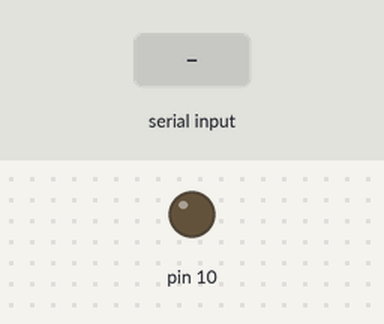
A sketch run on a simulated Arduino Uno, built with avr-gcc and run on an emulated ATmega328P. Shown: output pins drawn as LEDs (lit = HIGH). Inputs (shaded band) come from the test bench.

Above: at 1.2 s.
1.3 s: byte 1 (1) received over Serial
At 1.6 s:
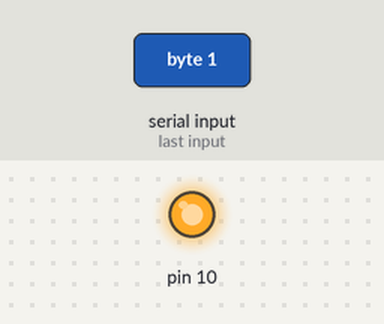
Timing chart, 0 to 4.3 s (numbered marks = the images above; inputs shaded):
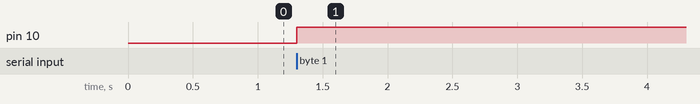

Measured:
- after the input at 1.3 s, pin 10: LOW → HIGH at once

The sketch:

SerialBlink.ino
```cpp
void setup() {
  /* LED in D10 */
  pinMode(10, OUTPUT);

  /* Baud rate matches ESP */
  Serial.begin(9600);
  while (!Serial) {
    ;
  }
}


void loop() {

  /* Read only when available */
  if (Serial.available() > 0) {
    int b = Serial.read();

    if(b == 1) {
      digitalWrite(10, HIGH);
    } else if(b == 0) {
      digitalWrite(10, LOW);
    }
  }
}
```
